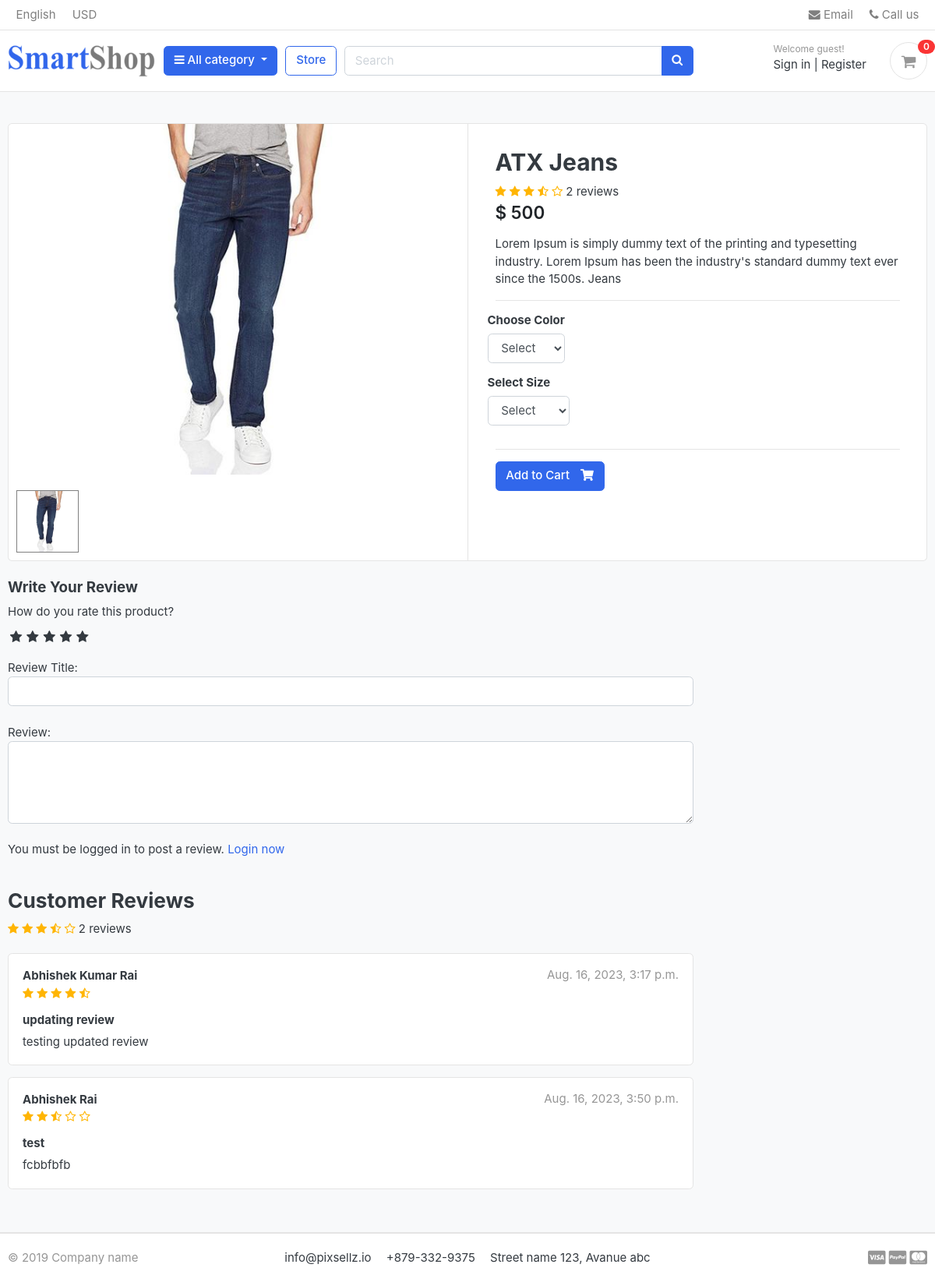
/store/category/jeans/atx-jeans/, run on an earlier commit of the app's database.
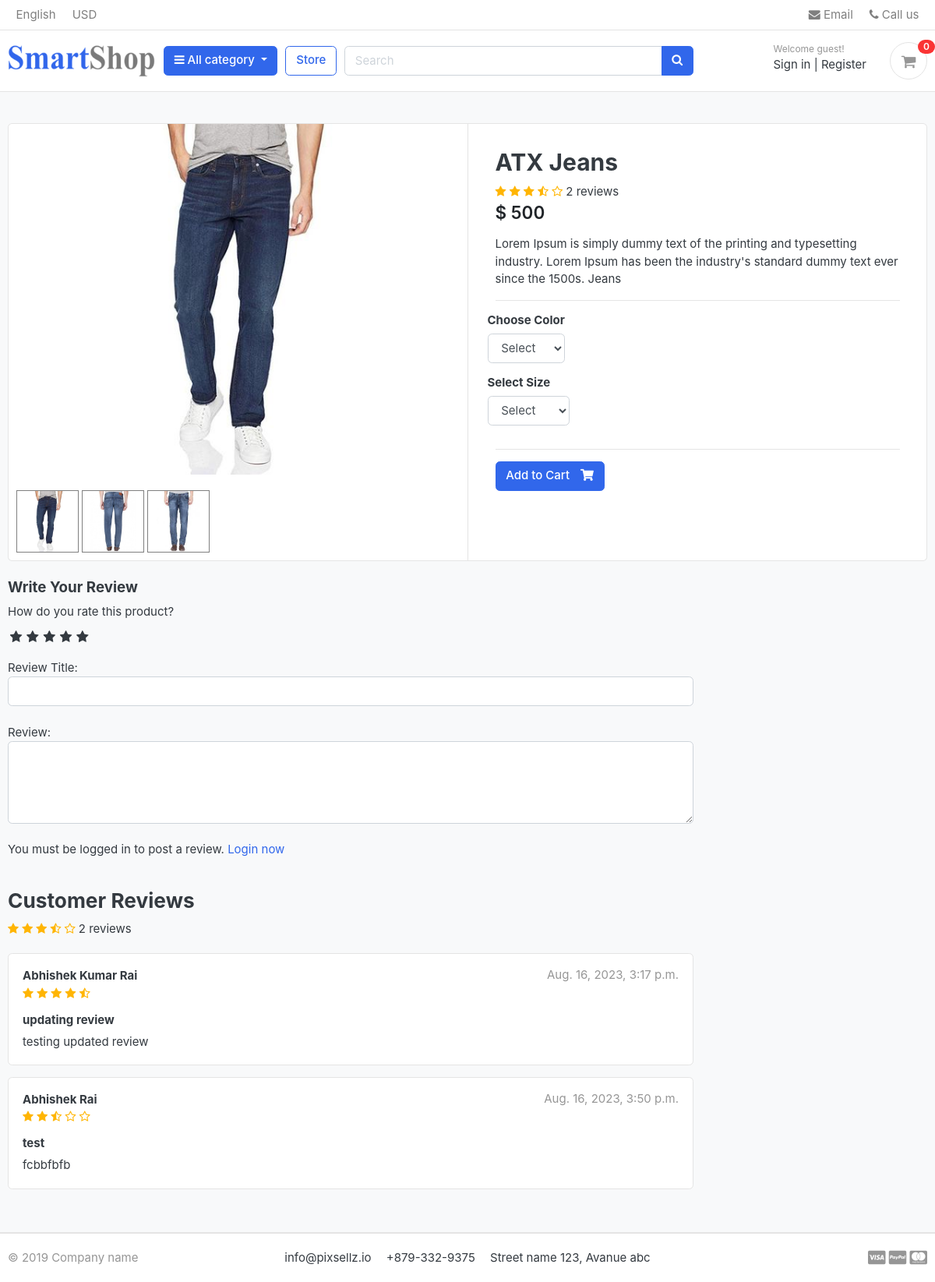
And on a later commit of the database.
### store/models.py (models this page shows, shortened)
class ReviewRating(models.Model):
    product = models.ForeignKey(Product, on_delete=models.CASCADE)
    user = models.ForeignKey(Account, on_delete=models.CASCADE)
    subject = models.CharField(max_length=100, blank=True)
    review = models.TextField(max_length=500, blank=True)
    rating = models.FloatField()
    ip = models.CharField(max_length=20, blank=True)
    status = models.BooleanField(default=True)
    created_at = models.DateTimeField(auto_now_add=True)
    updated_at = models.DateTimeField(auto_now=True)

class ProductGallery(models.Model):
    product = models.ForeignKey(Product, default=None, on_delete=models.CASCADE)
    image = models.ImageField(upload_to='store/products', max_length=255)
    class Meta:
        verbose_name = 'productgallery'
        verbose_name_plural = 'product gallery'

### accounts/models.py (models this page shows, shortened)
class Account(AbstractBaseUser):
    first_name = models.CharField(max_length=50)
    last_name = models.CharField(max_length=50)
    username = models.CharField(max_length=50, unique=True)
    email = models.EmailField(max_length=100, unique=True)
    phone_number = models.CharField(max_length=12)
    date_joined = models.DateTimeField(auto_now_add=True)
    last_login = models.DateTimeField(auto_now_add=True)
    is_admin = models.BooleanField(default=False)
    is_staff = models.BooleanField(default=False)
    is_active = models.BooleanField(default=False)
    is_superadmin = models.BooleanField(default=False)
    USERNAME_FIELD = 'email'
    REQUIRED_FIELDS = ['username', 'first_name', 'last_name']
    objects = MyAccountManager()
    def full_name(self):
        return f'{self.first_name} {self.last_name}'

### store/views.py (the view)
# urls.py: path('category/<slug:category_slug>/<slug:product_slug>/', views.product_detail, name='product_detail'),
def product_detail(request, category_slug, product_slug):
    try:
        single_product = Product.objects.get(category__slug=category_slug, slug=product_slug)
        in_cart = CartItem.objects.filter(cart__cart_id=_cart_id(request), product=single_product).exists()
    except Exception as e:
        raise e
    if request.user.is_authenticated:
        try:
            orderproduct = OrderProduct.objects.filter(user=request.user, product_id=single_product.id).exists()
        except OrderProduct.DoesNotExist:
            orderproduct = None
    else:
        orderproduct = None
    reviews = ReviewRating.objects.filter(product_id=single_product.id, status=True)
    product_gallery = ProductGallery.objects.filter(product_id=single_product.id)
    context ={
        'single_product':single_product,
        'in_cart':in_cart,
        'orderproduct': orderproduct,
        'reviews': reviews,
        'product_gallery': product_gallery,
    }
    return render(request, 'store/product_detail.html', context)

### carts/context_processors.py (called while the page is built)
def counter(request):
    cart_count = 0
    if 'admin' in request.path:
        return {}
    else:
        try:
            cart = Cart.objects.filter(cart_id=_cart_id(request))
            if request.user.is_authenticated:
                cart_items = CartItem.objects.all().filter(user=request.user)
            else:
                cart_items = CartItem.objects.all().filter(cart=cart[:1])
            for cart_item in cart_items:
                cart_count += cart_item.quantity
        except Cart.DoesNotExist:
            cart_count = 0
    return dict(cart_count=cart_count)

### carts/views.py (called while the page is built)
def _cart_id(request):
    cart = request.session.session_key
    if not cart:
        cart = request.session.create()
    return cart

### category/context_processors.py (called while the page is built)
def menu_links(request):
    links = Category.objects.all()
    return dict(links=links)

### category/models.py (called while the page is built)
    def get_url(self):
        return reverse('products_by_category', args=[self.slug])

### store/models.py (called while the page is built)
    def averageReview(self):
        reviews = ReviewRating.objects.filter(product=self, status=True).aggregate(average=Avg('rating'))
        avg = 0
        if reviews['average'] is not None:
            avg = float(reviews['average'])
        return avg

### templates/store/product_detail.html (shortened to what the changed rows need)
{% extends 'base.html' %}
{% load static %}
{% block content %}
<section class="section-content padding-y bg">
	<div class="container">
		<div class="card">
			<div class="row no-gutters">
				<aside class="col-md-6">
					<ul class="thumb">
						<li>
							{% for i in product_gallery %}
							<a href="{{i.image.url}}" target="mainImage"><img src="{{i.image.url}}" alt="Product Image"></a>
							{% endfor %}
						</li>
					</ul>
				</aside>
				<main class="col-md-6 border-left">
					<form action="{% url 'add_cart' single_product.id %}" method="POST">
						<article class="content-body">
							<h2 class="title">{{ single_product.product_name }}</h2>
						</article>
					</form>
				</main>
			</div>
		</div>
		<br>
		<div class="row">
			<div class="col-md-9">
<br>
{% for review in reviews %}
				<article class="box mb-3">
					<div class="icontext w-100">
						<div class="text">
							<span class="date text-muted float-md-right">{{review.updated_at}} </span>
							<h6 class="mb-1">{{review.user.full_name}} </h6>
							<div class="rating-star">
								<span>
									<i class="fa fa-star{% if review.rating == 0.5 %}-half-o{% elif review.rating < 1 %}-o {% endif %}" aria-hidden="true"></i>
									<i class="fa fa-star{% if review.rating == 1.5 %}-half-o{% elif review.rating < 2 %}-o {% endif %}" aria-hidden="true"></i>
									<i class="fa fa-star{% if review.rating == 2.5 %}-half-o{% elif review.rating < 3 %}-o {% endif %}" aria-hidden="true"></i>
									<i class="fa fa-star{% if review.rating == 3.5 %}-half-o{% elif review.rating < 4 %}-o {% endif %}" aria-hidden="true"></i>
									<i class="fa fa-star{% if review.rating == 4.5 %}-half-o{% elif review.rating < 5 %}-o {% endif %}" aria-hidden="true"></i>
								</span>
							</div>
						</div>
					</div>
					<div class="mt-3">
						<h6>{{review.subject}}</h6>
						<p>
							{{review.review}}
						</p>
					</div>
				</article>
{% endfor %}
			</div>
		</div>
	</div>
</section>
{% endblock %}

What changed in the data, as far as the page shows it:
added ProductGallery: image (picture)
added ProductGallery: image (picture)
